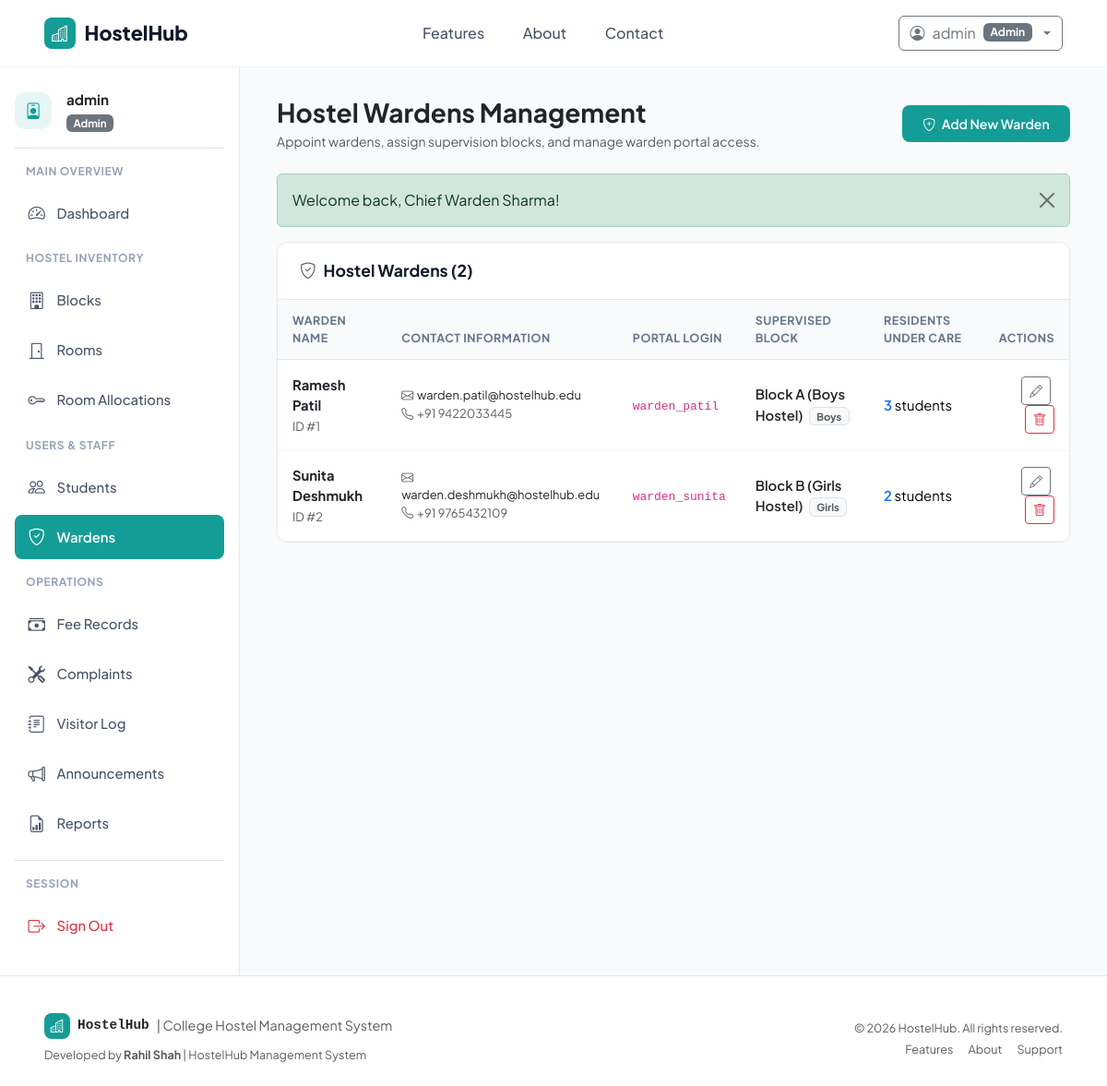
Screenshot of /admin/wardens.php (signed in) with the database file from the repository.
### tables this page shows
CREATE TABLE `wardens` (
    `WardenID` INT AUTO_INCREMENT PRIMARY KEY,
    `Name` VARCHAR(100) NOT NULL,
    `Email` VARCHAR(100) NOT NULL UNIQUE,
    `Phone` VARCHAR(20) NOT NULL,
    `BlockID` INT NULL,
    `CreatedAt` TIMESTAMP DEFAULT CURRENT_TIMESTAMP,
    FOREIGN KEY (`BlockID`) REFERENCES `blocks`(`BlockID`) ON DELETE SET NULL
);

CREATE TABLE `blocks` (
    `BlockID` INT AUTO_INCREMENT PRIMARY KEY,
    `BlockName` VARCHAR(50) NOT NULL UNIQUE,
    `Gender` ENUM('Boys', 'Girls', 'Coed') NOT NULL,
    `Description` VARCHAR(255) NULL,
    `CreatedAt` TIMESTAMP DEFAULT CURRENT_TIMESTAMP
);

### admin/wardens.php (the view, shortened to what this page needs)
<?php
require_once __DIR__ . '/../config/database.php';
require_once __DIR__ . '/../includes/helpers.php';
$wardens = $pdo->query("
    SELECT
        w.*,
        b.BlockName,
        b.Gender as BlockGender,
        l.Username,
        (SELECT COUNT(*) FROM rooms r JOIN students s ON s.RoomID = r.RoomID WHERE r.BlockID = w.BlockID) as total_students_managed
    FROM wardens w
    LEFT JOIN blocks b ON w.BlockID = b.BlockID
    LEFT JOIN logins l ON l.WardenID = w.WardenID
    ORDER BY w.WardenID ASC
")->fetchAll();
require_once __DIR__ . '/../includes/header.php';
?>
<div class="dashboard-container">
    <?php require_once __DIR__ . '/../includes/sidebar.php'; ?>
    <main class="main-content">
        <div class="d-flex flex-wrap justify-content-between align-items-center mb-4 gap-3">
            <div>
                <h3 class="fw-bold text-dark mb-1">Hostel Wardens Management</h3>
                <p class="text-muted small mb-0">Appoint wardens, assign supervision blocks, and manage warden portal access.</p>
            </div>
            <button class="btn btn-teal btn-sm" data-bs-toggle="modal" data-bs-target="#addWardenModal">
                <i class="bi bi-shield-plus me-1"></i> Add New Warden
            </button>
        </div>
        <div class="content-card">
            <div class="content-card-header">
                <h6 class="content-card-title"><i class="bi bi-shield-check me-2 text-muted"></i>Hostel Wardens (<?= count($wardens) ?>)</h6>
            </div>
            <div class="table-responsive">
                <table class="table table-custom align-middle">
                    <thead>
                        <tr>
                            <th>Warden Name</th>
                            <th>Contact Information</th>
                            <th>Portal Login</th>
                            <th>Supervised Block</th>
                            <th>Residents Under Care</th>
                            <th class="text-end">Actions</th>
                        </tr>
                    </thead>
                    <tbody>
                        <?php if (empty($wardens)): ?>
                            <tr><td colspan="6" class="text-center py-4 text-muted">No wardens registered.</td></tr>
                        <?php else: ?>
                            <?php foreach ($wardens as $w): ?>
                                <tr>
                                    <td>
                                        <div class="fw-bold text-dark"><?= htmlspecialchars($w['Name']) ?></div>
                                        <span class="small text-muted">ID #<?= $w['WardenID'] ?></span>
                                    </td>
                                    <td>
                                        <div class="text-dark small"><i class="bi bi-envelope me-1 text-muted"></i><?= htmlspecialchars($w['Email']) ?></div>
                                        <div class="text-muted small"><i class="bi bi-telephone me-1 text-muted"></i><?= htmlspecialchars($w['Phone']) ?></div>
                                    </td>
                                    <td>
                                        <code><?= htmlspecialchars($w['Username'] ?? 'None') ?></code>
                                    </td>
                                    <td>
                                        <?php if (!empty($w['BlockName'])): ?>
                                            <span class="fw-semibold text-dark"><?= htmlspecialchars($w['BlockName']) ?></span>
                                            <span class="badge bg-light text-muted border ms-1"><?= htmlspecialchars($w['BlockGender']) ?></span>
                                        <?php else: ?>
                                            <span class="badge bg-secondary">Unassigned</span>
                                        <?php endif; ?>
                                    </td>
                                    <td>
                                        <span class="fw-semibold text-primary"><?= (int)$w['total_students_managed'] ?></span> students
                                    </td>
                                    <td class="text-end">
                                        <button class="btn btn-sm btn-outline-secondary me-1"
                                                data-bs-toggle="modal"
                                                data-bs-target="#editWardenModal"
                                                data-id="<?= $w['WardenID'] ?>"
                                                data-name="<?= htmlspecialchars($w['Name']) ?>"
                                                data-email="<?= htmlspecialchars($w['Email']) ?>"
                                                data-phone="<?= htmlspecialchars($w['Phone']) ?>"
                                                data-block="<?= $w['BlockID'] ?? '' ?>">
                                            <i class="bi bi-pencil"></i>
                                        </button>
                                        <form method="POST" action="wardens.php" class="d-inline" onsubmit="return confirm('Are you sure you want to delete this warden?');">
                                            <button type="submit" class="btn btn-sm btn-outline-danger">
                                                <i class="bi bi-trash"></i>
                                            </button>
                                        </form>
                                    </td>
                                </tr>
                            <?php endforeach; ?>
                        <?php endif; ?>
                    </tbody>
                </table>
            </div>
        </div>
    </main>
</div>
<?php require_once __DIR__ . '/../includes/footer.php'; ?>

### assets/css/style.css (style rules this page uses)
:root { --primary-teal: #149d96; --primary-teal-hover: #0f827c; --primary-teal-light: #e6f6f5; --primary-teal-border: #b2e4e1; --text-dark: #0f172a; --text-muted: #64748b; --bg-light: #f8fafc; --bg-card: #ffffff; --border-color: #e2e8f0; --sidebar-width: 260px; }
html, body { max-width: 100%; overflow-x: hidden; }
body { font-family: 'Plus Jakarta Sans', 'Inter', -apple-system, BlinkMacSystemFont, "Segoe UI", Roboto, sans-serif; color: var(--text-dark); background-color: var(--bg-light); min-height: 100vh; display: flex; flex-direction: column; }
.btn-teal { background-color: var(--primary-teal); color: #ffffff !important; border: none; font-weight: 600; padding: 0.6rem 1.4rem; border-radius: 8px; transition: all 0.2s ease-in-out; }
.dashboard-container { display: flex; min-height: calc(100vh - 70px); }
.main-content { flex-grow: 1; padding: 2rem 2.5rem; background-color: var(--bg-light); overflow-x: hidden; }
.content-card { background: #ffffff; border: 1px solid var(--border-color); border-radius: 12px; box-shadow: 0 1px 3px rgba(0,0,0,0.02); margin-bottom: 2rem; overflow: hidden; }
.content-card-header { padding: 1.25rem 1.5rem; border-bottom: 1px solid var(--border-color); display: flex; align-items: center; justify-content: space-between; background-color: #ffffff; }
.content-card-title { font-size: 1.1rem; font-weight: 700; margin: 0; color: #0f172a; }
.table-custom { margin-bottom: 0; }
.table-custom th { font-size: 0.78rem; text-transform: uppercase; letter-spacing: 0.04em; color: #64748b; background-color: #f8fafc; border-bottom: 1px solid #e2e8f0; padding: 0.85rem 1rem; }
.table-custom td { padding: 0.95rem 1rem; vertical-align: middle; border-bottom: 1px solid #f1f5f9; font-size: 0.925rem; }

### rows the page displays
wardens: Name "Ramesh Patil", WardenID "1", Email "warden.patil@hostelhub.edu", Phone "+91 9422033445", Username "warden_patil", BlockID.BlockName "Block A (Boys Hostel)", BlockID.Gender "Boys", total_students_managed "3"
wardens: Name "Sunita Deshmukh", WardenID "2", Email "warden.deshmukh@hostelhub.edu", Phone "+91 9765432109", Username "warden_sunita", BlockID.BlockName "Block B (Girls Hostel)", BlockID.Gender "Girls", total_students_managed "2"

### other values shown
$currentUser['Username'] "admin"
$currentUser['Role'] "Admin"
$_SESSION['user']['Username'] "admin"
$role "Admin"
$message "Welcome back, Chief Warden Sharma!"
count($wardens) "2"
APP_NAME "HostelHub"
APP_TITLE "College Hostel Management System"
